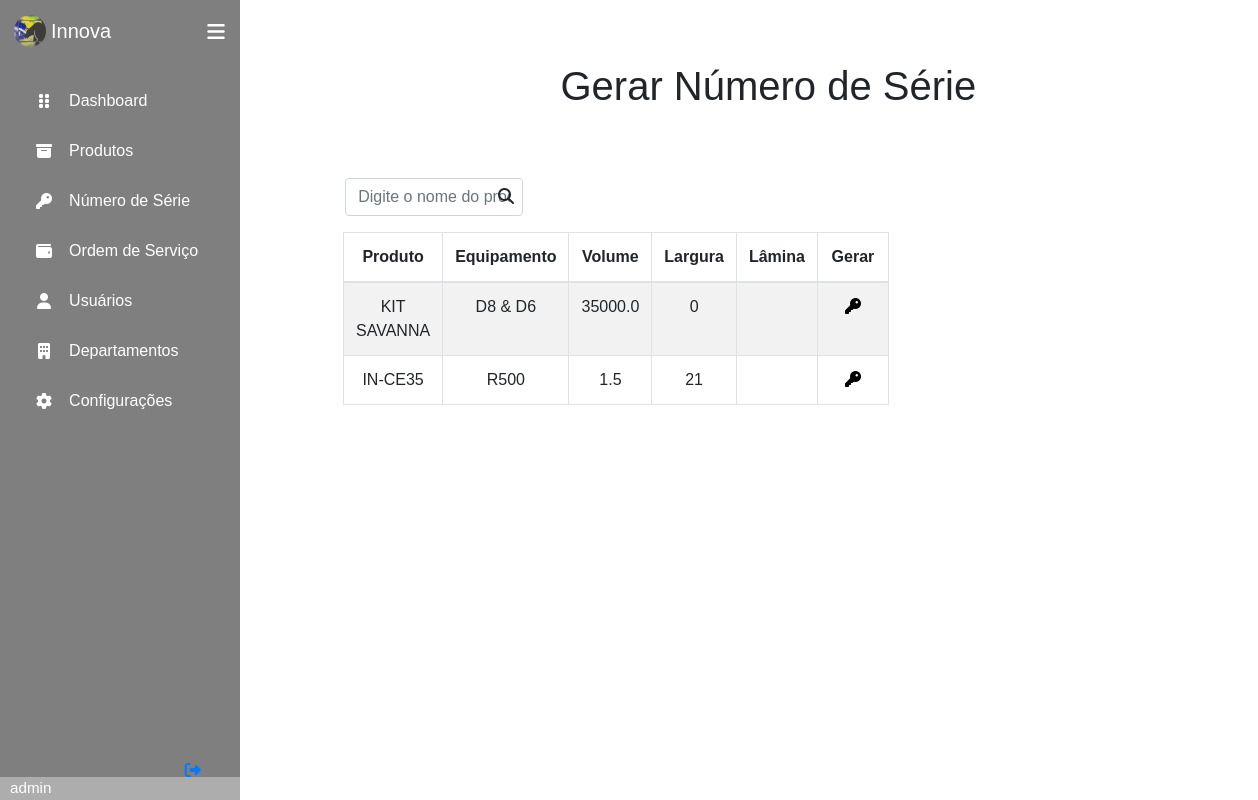
/products/newSerialNumber/ (signed in), run on an earlier commit of the app's database.
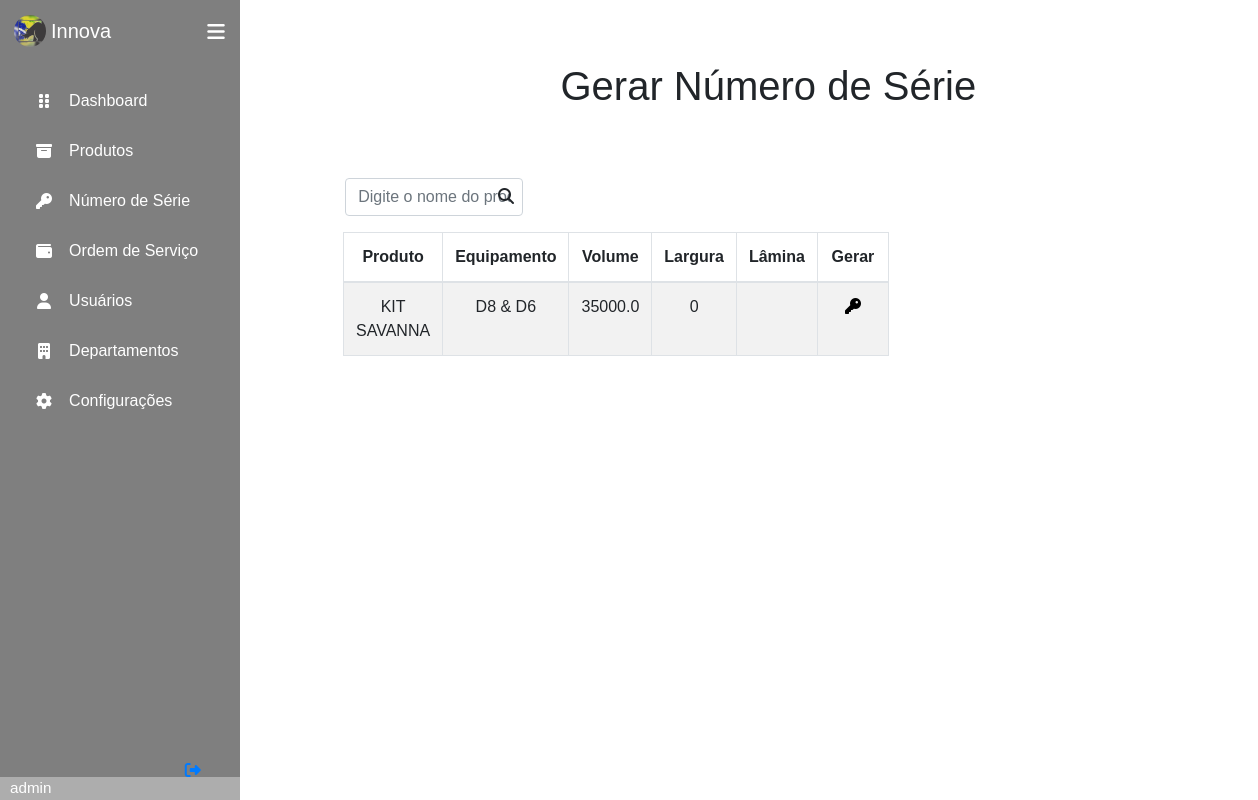
And on a later commit of the database.
### produtos/models.py (models this page shows, shortened)
class Produto(models.Model):
    nome = CharField(max_length=30)
    equipamento = CharField(max_length=10)
    capacidade = FloatField()
    largura = IntegerField()
    espessura = IntegerField()
    peso = IntegerField()
    descontinuado = BooleanField()
    dateCriacao = DateTimeField(auto_now_add=True)
    dateUpdate = DateTimeField(auto_now=True)
    segmento = ForeignKey(Segmento, null=True, on_delete=SET_NULL)
    tipoProduto = ForeignKey(TipoProduto, null=True, on_delete=SET_NULL)
    categoria = ForeignKey(CategoriaProduto, null=True, blank=True, on_delete=SET_NULL)
    classeAplicacao = ForeignKey(ClasseProduto, null=True, on_delete=SET_NULL)
    responsavel = ForeignKey(Colaborador, null=True, on_delete=SET_NULL)

### produtos/views.py (the view)
# urls.py: path('newSerialNumber/', views.GenerateSerial, name = 'Generate_SerialNumber'),
def GenerateSerial(request):
    productsList = Produto()
    generate = request.GET.get('generate')
    if generate:
        productsList = Produto.objects.filter(nome__icontains = generate)
    productsList = Produto.objects.all()
    return render(request, 'produtos/NewSerialNumber.html', {'products': productsList})

### templates/produtos/NewSerialNumber.html (shortened to what this page needs)
{% extends 'base.html' %}
{% load crispy_forms_tags %}
{% block content %}
    <div class="container title">
        <h1> Gerar Número de Série</h1>
    </div>
    <div class="offset-1 col-6 body-generate">
        <form method="GET" class="col-5 search-generate">
            <input class="form-control" type="text" id="generate" name="generate" placeholder="Digite o nome do produto">
            <i class="fas fa-search" id="search-button"></i>
        </form>
        {% if products|length > 0 %}
        <table class="table table-striped table-hover table-bordered tab-generate">
            <thead>
                <tr>
                    <th scope="col">Produto</th>
                    <th scope="col">Equipamento</th>
                    <th scope="col">Volume</th>
                    <th scope="col">Largura</th>
                    <th scope="col">Lâmina</th>
                    <th scope="col">Gerar</th>
            </thead>
            <tbody>
                {% for product in products %}
                    <tr scope="row">
                        <td>
                            {{product.nome}}
                        </td>
                        <td>
                            {{product.equipamento}}
                        </td>
                        <td>
                            {{product.capacidade}}
                        </td>
                        <td>
                            {{product.largura}}
                        </td>
                        <td>
                        </td>
                        <td>
                            <a href="{% url 'products:Generate_Single_SerialNumber' product.id %}" class="icon generate-serial" onclick="confirmButton()">
                                <div class="col">
                                    <i class="fas fa-key generate-numberSerie"></i>
                                </div>
                            </a>
                        </td>
                    </tr>
                {% endfor %}
            </tbody>
        </table>
        {% else %}
            <div class="sem-produtos">
                Nenhum produto cadastrado!
            </div>
        {% endif %}
        </div>
    </div>
{% endblock %}

What changed in the data, as far as the page shows it:
removed Produto: nome "IN-CE35", equipamento "R500", capacidade "1.5", largura "21"
